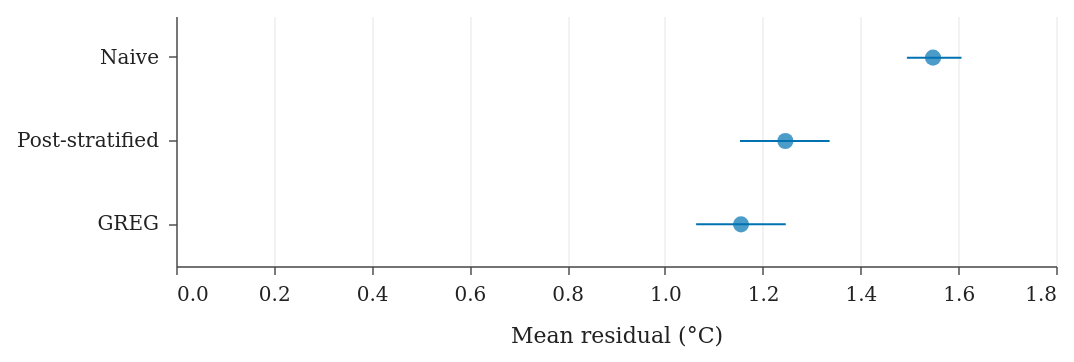

The specification (Vega-Lite) saved for this image:
### Vega-Lite specification from a JSON file in a GitHub repository (floating-point values rounded to 4 significant figures)
{"config": {"view": {"continuousWidth": 300, "continuousHeight": 300, "stroke": null}, "axis": {"domainColor": "#444444", "domainWidth": 0.7, "gridColor": "#e5e5e5", "gridWidth": 0.5, "labelColor": "#222222", "labelFont": "DejaVu Serif", "labelFontSize": 10, "labelPadding": 5, "tickColor": "#444444", "tickSize": 4, "tickWidth": 0.7, "titleColor": "#222222", "titleFont": "DejaVu Serif", "titleFontSize": 11, "titleFontWeight": "normal", "titlePadding": 10}, "background": "white", "font": "DejaVu Serif", "legend": {"gradientThickness": 10, "labelFont": "DejaVu Serif", "labelFontSize": 10, "titleFont": "DejaVu Serif", "titleFontSize": 11, "titleFontWeight": "normal"}, "padding": 8, "title": {"anchor": "start", "font": "DejaVu Serif", "fontSize": 12, "offset": 10}}, "layer": [{"mark": {"type": "rule", "color": "#0072B2"}, "encoding": {"x": {"field": "ci_low", "scale": {"zero": true}, "title": "Mean residual (°C)", "type": "quantitative"}, "x2": {"field": "ci_high"}, "y": {"field": "estimator", "sort": ["Naive", "Post-stratified", "GREG"], "title": null, "type": "nominal"}}}, {"mark": {"type": "point", "color": "#0072B2", "filled": true, "size": 65}, "encoding": {"x": {"field": "mean", "scale": {"zero": true}, "title": "Mean residual (°C)", "type": "quantitative"}, "y": {"field": "estimator", "sort": ["Naive", "Post-stratified", "GREG"], "title": null, "type": "nominal"}}}], "data": {"name": "data-1802afedfba410c847e64b88a4f55ff6"}, "height": 125, "width": 440, "$schema": "https://vega.github.io/schema/vega-lite/v6.4.1.json", "datasets": {"data-1802afedfba410c847e64b88a4f55ff6": [{"estimator": "Naive", "mean": 1.548, "ci_low": 1.495, "ci_high": 1.607, "n_stations": 4200, "n_observations": 6927077}, {"estimator": "Post-stratified", "mean": 1.246, "ci_low": 1.154, "ci_high": 1.337, "n_stations": 4200, "n_observations": 6927077}, {"estimator": "GREG", "mean": 1.156, "ci_low": 1.064, "ci_high": 1.247, "n_stations": 4200, "n_observations": 6927077}]}}
